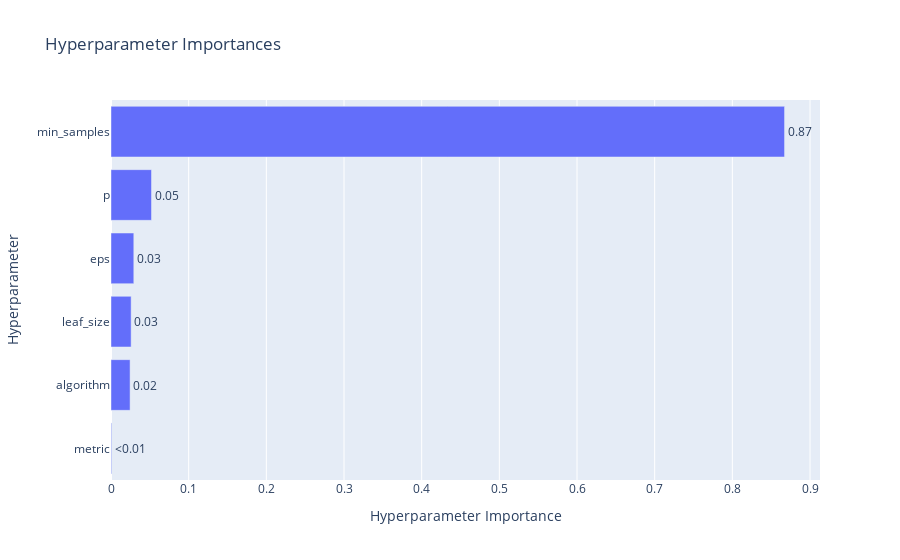

The cell this chart's notebook holds for it:
### Code cell
optuna.visualization.plot_param_importances(study_dbscan)

### Figure 1 — Plotly figure (JSON) as saved in the notebook; plotly's stock layout.template omitted (floating-point values rounded to 4 significant figures)
{"data": [{"cliponaxis": false, "hovertemplate": ["metric (CategoricalDistribution): 0.0008166835077453478<extra></extra>", "algorithm (CategoricalDistribution): 0.024559402706103534<extra></extra>", "leaf_size (IntDistribution): 0.025915770331293404<extra></extra>", "eps (FloatDistribution): 0.02936172988204762<extra></extra>", "p (FloatDistribution): 0.052140973011253026<extra></extra>", "min_samples (IntDistribution): 0.8672054405615571<extra></extra>"], "name": "Objective Value", "orientation": "h", "text": ["<0.01", "0.02", "0.03", "0.03", "0.05", "0.87"], "textposition": "outside", "type": "bar", "x": [0.0008167, 0.02456, 0.02592, 0.02936, 0.05214, 0.8672], "y": ["metric", "algorithm", "leaf_size", "eps", "p", "min_samples"]}], "layout": {"title": {"text": "Hyperparameter Importances"}, "xaxis": {"title": {"text": "Hyperparameter Importance"}}, "yaxis": {"title": {"text": "Hyperparameter"}}}}
